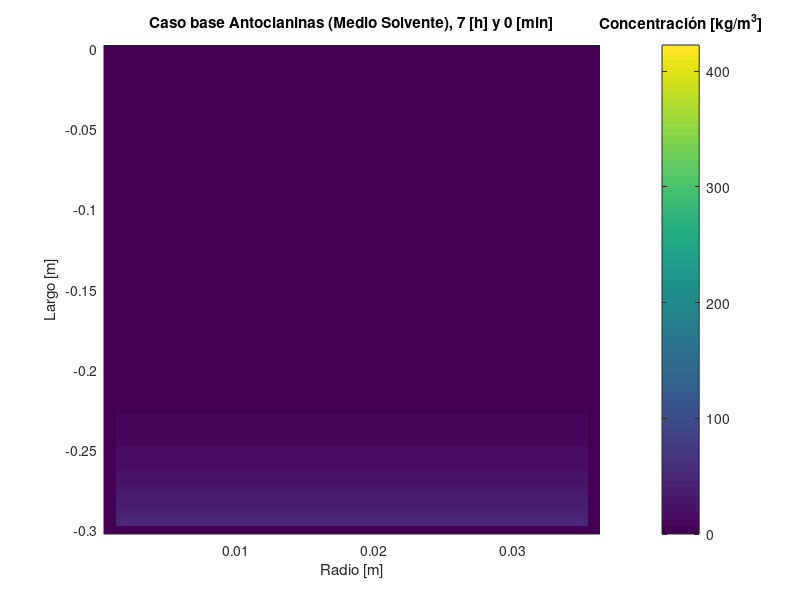
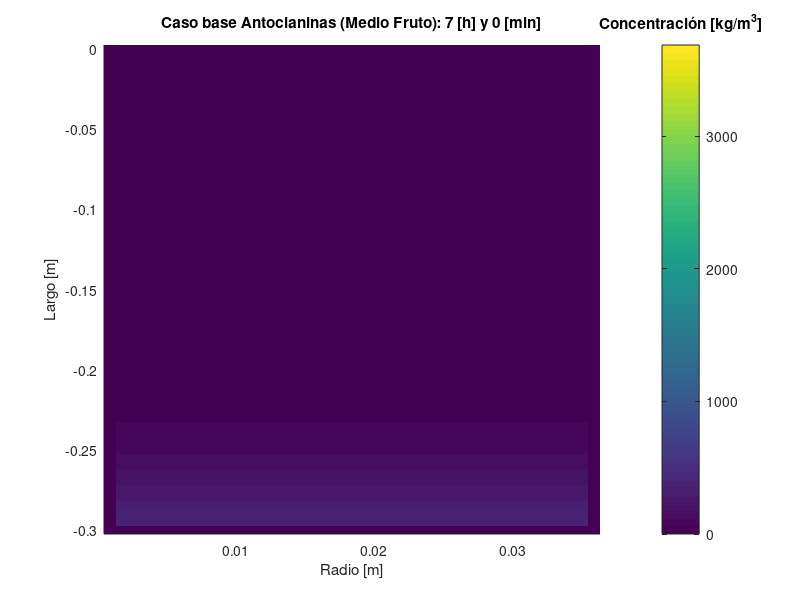

The MATLAB script that drew these images, in order:
clear all
close all
clc

% Parametros
Kc        = 6.0793e-7;   % [m/s]      Coeficiente de transferencia de masa global
a         = 2.307e4;     % [m^2/m^3]  Razon de superficie de hollejo por volumen de reactor
K         = 0.151;       % [-]        Coeficiente de particion de antocianinas en el hollejo
v         = 1.15e-4;     % [m/s]      Velocidad promedio del flujo
r_reactor = 0.0175;      % [m]        Radio basal del reactor
L_reactor = 0.3;         % [m]        Largo del reactor
r_pelota  = 1.3e-4;      % [m]        Radio de un hollejo
Ca0       = 3*1.23*1000; % [kg/m^3]   Concentracion inicial de antocianina en un hollejo


%% Calculo de volumen y area de un hollejo
A_pelota = 4*pi()*r_pelota^2; % [m^2]
V_pelota = 4/3*pi()*r_pelota^3; % [m^3]

%% Vector Eje Z
z_0 = 0;         % [m]
dz  = 0.005;     % [m]
z_f = L_reactor; % [m]
Z   = [z_0:dz:z_f];

%% Vector Eje R
r_0 = 0;           % [m]
dr = r_reactor/20; %[m]
r_f = 2*r_reactor; %[m]
R = [r_0+dr:dr:r_f+dr]; % Uso de un valor en r al incio y al final para ver paredes del tubo

%% Vector Temporal
t_0 = 0;      % [s]
dt  = 60;     % [s]
t_f = 7*3600; % [s]
T   = [t_0:dt:t_f];



% Inicio de matrices
%% Ca Solvente
Ca_S = zeros(length(Z), length(R), length(T));

%% Ca de un fruto
Ca_F = zeros(length(Z), length(R), length(T));

%% Ca superficie fruto
Ca_SF = zeros(length(Z), length(R), length(T));

% Flux entre superficie de fruto y solvente
Ja = zeros(length(Z), length(R), length(T));



% Condiciones iniciales
%% Concentracion en el solvente
Ca_S(1:end,2:end-1,1) = 0; % [kg/m^3]

%% Concentracion en el fruto
Ca_F(1:end,2:end-1,1) = Ca0; % [kg/m^3]

%% Concentracion en la superficie del fruto
Ca_SF(1:end,2:end-1,1) = Ca_F(1:end,2:end-1,1) * K; % [kg/m^3]

%% Flux desde la superficie al solvente
Ja(1:end,1) = 0; % [kg/(s*m^2)]


% Diferencia
%% Constantes
c1 = 1/(1 + v*dt/dz + Kc*a*dt); % [-]
c2 = v/(dz/dt + v + Kc*a*dz);   % [-]
c3 = Kc*a/(1/dt+v/dz+Kc*a);     % [-]


% Diferencias finitas
for k = 2:length(T)
    %% Cálculo de valores de concentracion en solvente en nuevo tiempo
    for i = 2:length(Z)-1
        Ja(i,2:end-1,k) = Kc * (Ca_SF(i,2:end-1,k-1) - Ca_S(i,2:end-1,k-1));
        Ca_F(i,2:end-1,k) = Ca_F(i,2:end-1,k-1) - Ja(i,2:end-1,k) * A_pelota/V_pelota * dt;
        Ca_SF(i,2:end-1,k) = K * Ca_F(i,2:end-1,k);

        Ca_S(i,2:end-1,k) = Ca_S(i,2:end-1,k-1)*c1 + Ca_S(i-1,2:end-1,k)*c2 + Ca_SF(i,2:end-1,k)*c3;
    end
end

% Graficar
ZZ = -Z;

figure(1)
hold on
for k = 1:length(T)
    t_hora = int2str(floor(T(k)/3600));
    t_minuto = int2str(mod(T(k)/60,60));
    imagesc(R,ZZ,Ca_S(:,:,k))
    xlabel("Radio [m]")
    ylabel("Largo [m]")
    h = colorbar();
    xlim("tight")
    ylim("tight")
    title(cstrcat("Caso base Antocianinas (Medio Solvente), ",t_hora, ' [h] y ', t_minuto, ' [min]'))
    title(h,"Concentración [kg/m^3]")
    pause(0.01)
end
hold off

figure(3)
hold on
for k = 1:length(T)
    t_hora = int2str(floor(T(k)/3600));
    t_minuto = int2str(mod(T(k)/60,60));
    imagesc(R,ZZ,Ca_F(:,:,k))
    xlabel("Radio [m]")
    ylabel("Largo [m]")
    h = colorbar();
    xlim("tight")
    ylim("tight")
    title(cstrcat("Caso base Antocianinas (Medio Fruto): ",t_hora, ' [h] y ', t_minuto, ' [min]'))
    title(h,"Concentración [kg/m^3]")
    pause(0.01)
end
hold off
